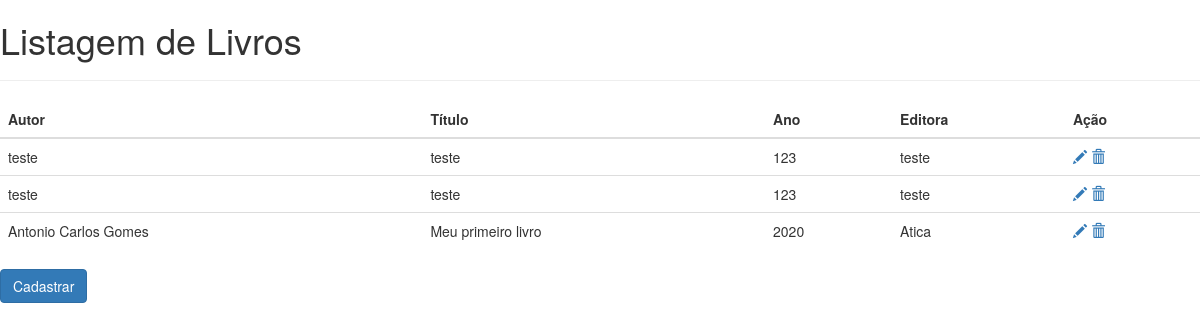
Before: / with the older database file.
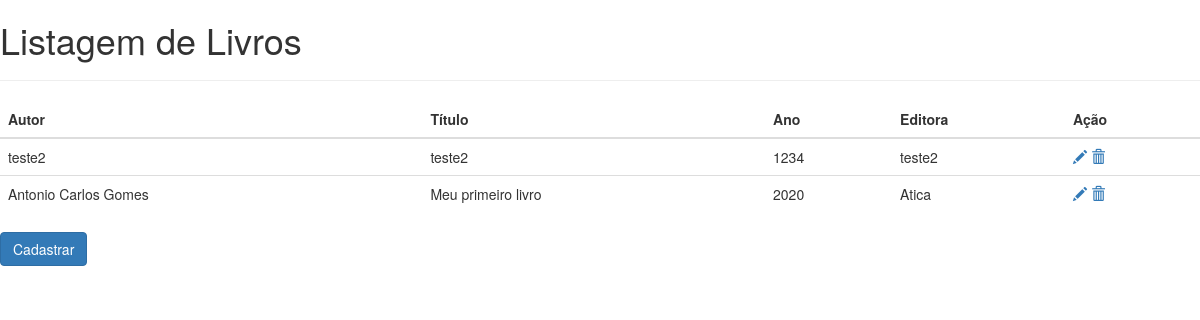
After: the same page with the newer database file.
### livraria/models.py (models this page shows)
class Livro(models.Model):
    autor = models.CharField(max_length=50)
    editora = models.CharField(max_length=50)
    isbn = models.IntegerField()
    numeroPaginas = models.IntegerField()
    titulo = models.CharField(max_length=50)
    anoPublicacao = models.IntegerField()
    emailEditora = models.EmailField()

### livraria/views.py (the view)
# urls.py: path('', livro_index, name='livro_index'),
def livro_index(request):
    return livro_list(request)

### livraria/views.py (called while the page is built)
def livro_list(request, template_name='livro_list.html'):
    livro = Livro.objects.all()
    livros = {'lista': livro}
    return render(request, template_name, livros)

### livraria/templates/livro_list.html (shortened to what this page needs)
{% extends 'base.html' %}
{% block tituloPagina %}
    Listagem de Livros
{% endblock tituloPagina %}
{% block content %}
    <table class="table">
        <thead>
            <tr>
                <th>Autor</th>
                <th>Título</th>
                <th>Ano</th>
                <th>Editora</th>
                <th>Ação</th>
            </tr>
        </thead>
        <tbody>
            {% for livro in lista %}
            <tr>
                <td>{{ livro.autor }}</td>
                <td>{{ livro.titulo }}</td>
                <td>{{ livro.anoPublicacao }}</td>
                <td>{{ livro.editora}}</td>
                <td>
                    <a href="{% url 'livro_edit' pk=livro.pk %}">
                        <span class="glyphicon glyphicon-pencil"></span>
                    </a>
                    <a href="{% url 'livro_remove' pk=livro.pk %}">
                        <span class="glyphicon glyphicon-trash"></span>
                    </a>
                </td>
            </tr>
            {% endfor %}
        </tbody>
    </table>
    <a href="{% url 'livro_new' %}" btn btn-primary>
        <button class="btn btn-primary">Cadastrar</button>
    </a>
{% endblock content %}

Changed rows visible on the page:
removed Livro: autor "teste", titulo "teste", anoPublicacao "123", editora "teste"
changed Livro: autor "teste" → "teste2"; titulo "teste" → "teste2"; anoPublicacao "123" → "1234"; editora "teste" → "teste2"
